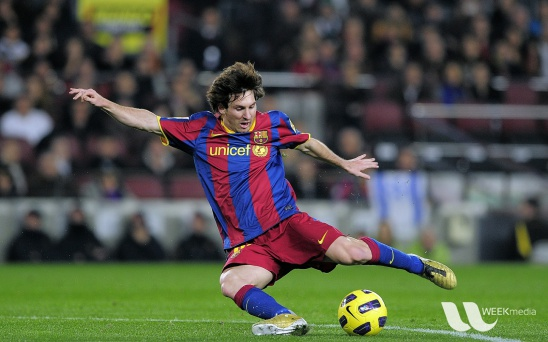
#> input picture data/messi5.jpg, 548 x 342 px
$ jupyter execute --allow-errors '4.10.4 直方图-4：直方图反投影.ipynb'
#> lines starting #> are read from the running program, lines starting #| are printed output that depends on the picture; after the words box and inside, x2 and y2 are one past the last pixel; in counts of white or black regions, pixels touching at a corner belong together
# 直方图4：直方图反投影

### 目标

在本章中，我们将学习直方图反投影。

### 理论

这是由**Michael J. Swain**和**Dana H. Ballard**在他们的论文《**通过颜色直方图索引**》中提出的。

**用简单的话说是什么意思**？它用于图像分割或在图像中查找感兴趣的对象。简而言之，它创建的图像大小与输入图像相同（但只有一个通道），其中每个像素对应于该像素属于我们物体的概率。用更简单的话来说，与其余部分相比，输出图像将在可能有对象的区域具有更多的白色值。好吧，这是一个直观的解释。（我无法使其更简单）。直方图反投影与camshift算法等配合使用。

**我们该怎么做呢**？我们创建一个图像的直方图，其中包含我们感兴趣的对象（在我们的示例中是背景，离开播放器等）。对象应尽可能填充图像以获得更好的效果。而且颜色直方图比灰度直方图更可取，因为对象的颜色对比灰度强度是定义对象的好方法。然后，我们将该直方图“反投影”到需要找到对象的测试图像上，换句话说，我们计算出属于背景的每个像素的概率并将其显示出来。在适当的阈值下产生的输出使我们仅获得背景。

### Numpy中的算法

1. 首先，我们需要计算我们要查找的对象（使其为“ M”）和要搜索的图像（使其为“ I”）的颜色直方图。

[cell 1]
import numpy as np
import cv2 as cv
from matplotlib import pyplot as plt

#roi是我们需要找到的对象或对象区域
roi = cv.imread('data/rose_red.png')
#> (the rest of this cell did not finish here and is left out)

2. 求出比值$R = \frac{M}{I}$。然后反向投影R，即使用R作为调色板，并以每个像素作为其对应的目标概率创建一个新图像。即`B(x,y) = R[h(x,y),s(x,y)]` 其中h是色调，s是像素在(x，y)的饱和度。之后，应用条件$B(x,y) = min[B(x,y), 1]$。

#> (a cell that did not finish here is left out)

3. 现在对圆盘应用卷积，$B = D \ast B$，其中D是圆盘内核。

[cell 3]
disc = cv.getStructuringElement(cv.MORPH_ELLIPSE,(5,5))
#> (the rest of this cell did not finish here and is left out)

4. 现在最大强度的位置给了我们物体的位置。如果我们期望图像中有一个区域，则对合适的值进行阈值处理将获得不错的结果。

#> (a cell that did not finish here is left out)

就是这样！！

### OpenCV的反投影

OpenCV提供了一个内建的函数**cv.calcBackProject**()。它的参数几乎与**cv.calchist**()函数相同。它的一个参数是直方图，也就是物体的直方图，我们必须找到它。另外，在传递给backproject函数之前，应该对对象直方图进行归一化。它返回概率图像。然后我们用圆盘内核对图像进行卷积并应用阈值。下面是我的代码和结果:

[cell 5]
import numpy as np
import cv2 as cv
from matplotlib import pyplot as plt

roi = cv.imread('data/rose_red.png')
#> (the rest of this cell did not finish here and is left out)

以下是一个示例。将蓝色矩形内的区域用作示例对象，提取整个地面。

[cell 6]
import numpy as np
import cv2 as cv
from matplotlib import pyplot as plt

org = cv.imread('data/messi5.jpg')
#> org is the input picture: shape (342, 548, 3); mean B, G, R 72.4, 86, 82.2
img = org.copy()

grass = img[280:330, 20:180]
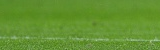
#> grass: shape (50, 160, 3); mean B, G, R 48.8, 146.2, 99.4
cv.rectangle(img, (20,280,160,50), (255, 0, 0), 2)
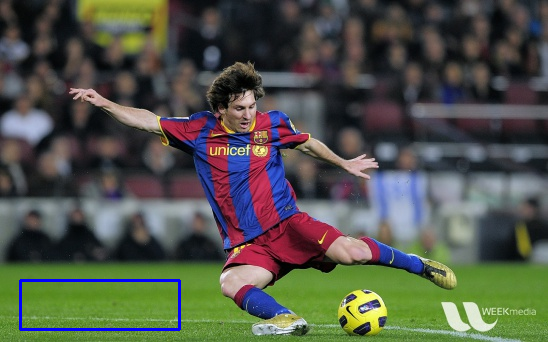
#> img: shape (342, 548, 3); 0.66% of pixels changed, all inside (x1, y1, x2, y2) = (19, 279, 181, 331)
hsv = cv.cvtColor(grass,cv.COLOR_BGR2HSV)
#> hsv: shape (50, 160, 3); mean H, S, V 52.3, 179.8, 157.7
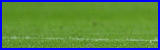
#> grass: shape (50, 160, 3); 10.3% of pixels changed, all inside (x1, y1, x2, y2) = (0, 0, 160, 50)

target = org.copy()
hsvt = cv.cvtColor(target,cv.COLOR_BGR2HSV)
#> hsvt: shape (342, 548, 3); mean H, S, V 82.7, 87.7, 100.4

# 计算对象的直方图
roihist = cv.calcHist([hsv],[0, 1], None, [180, 256], [0, 180, 0, 256] )
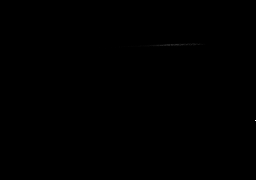
#> roihist: shape (180, 256) float32; min 0, max 824, mean 0.2; drawn with min black and max white

# [10 lines of commented-out code are left out]
cv.normalize(roihist,roihist,0,255,cv.NORM_MINMAX)
#> roihist: shape (180, 256) float32; 0.86% of pixels changed, all inside (x1, y1, x2, y2) = (74, 42, 256, 121)
dst = cv.calcBackProject([hsvt],[0,1],roihist,[0,180,0,256],1)
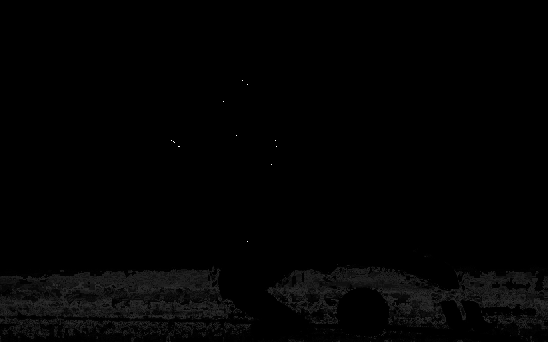
#> dst: shape (342, 548); min 0, max 255, mean 2.7

# 用圆盘进行卷积
disc = cv.getStructuringElement(cv.MORPH_ELLIPSE,(5,5))
cv.filter2D(dst,-1,disc,dst)
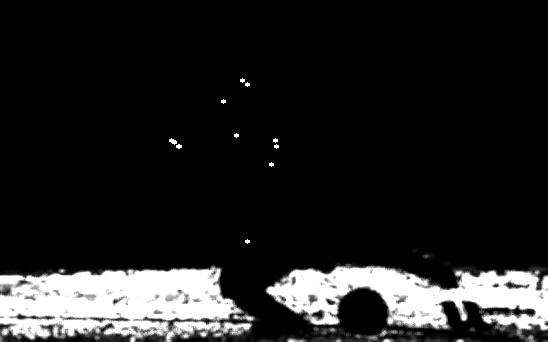
#> dst: shape (342, 548); 18.71% of pixels changed, all inside (x1, y1, x2, y2) = (0, 78, 548, 342)

# 应用阈值作与操作
ret,thresh = cv.threshold(dst,150,255,0)
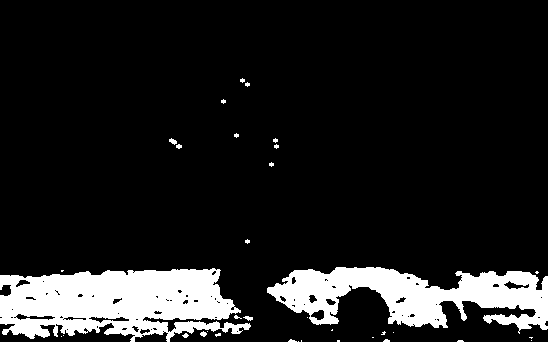
#> thresh: shape (342, 548); 12.4% white; 35 white regions (28 under 20 px), largest, box (x1, y1, x2, y2) and area: (0, 268, 251, 342) 12817, (267, 267, 548, 334) 10007, (169, 138, 177, 145) 33
thresh = cv.merge((thresh,thresh,thresh))

res = cv.bitwise_and(target,thresh)
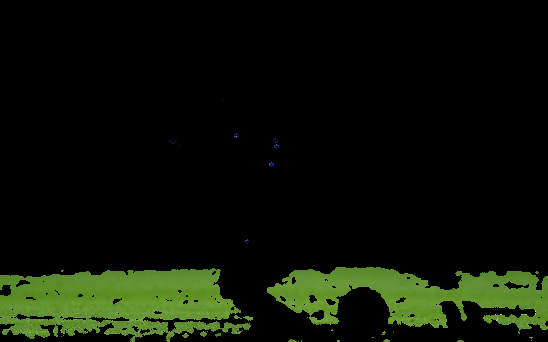
#> res: shape (342, 548, 3); mean B, G, R 6, 17.9, 12.1
res = np.hstack((img,target,thresh,res))
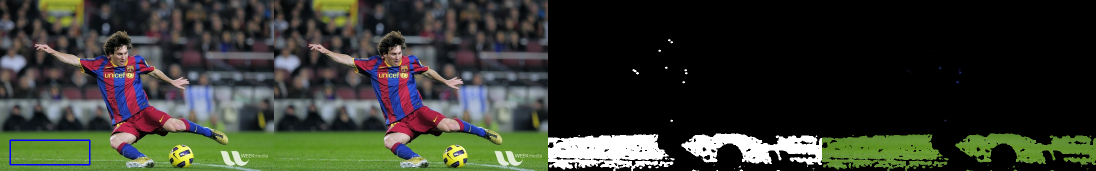
#> res: shape (342, 2192, 3) (shown at 1/2 size); mean B, G, R 45.9, 55.1, 51.8

plt.figure(figsize=(24,6))
plt.imshow(cv.cvtColor(res,cv.COLOR_BGR2RGB))
plt.xticks([]), plt.yticks([])
plt.show()
